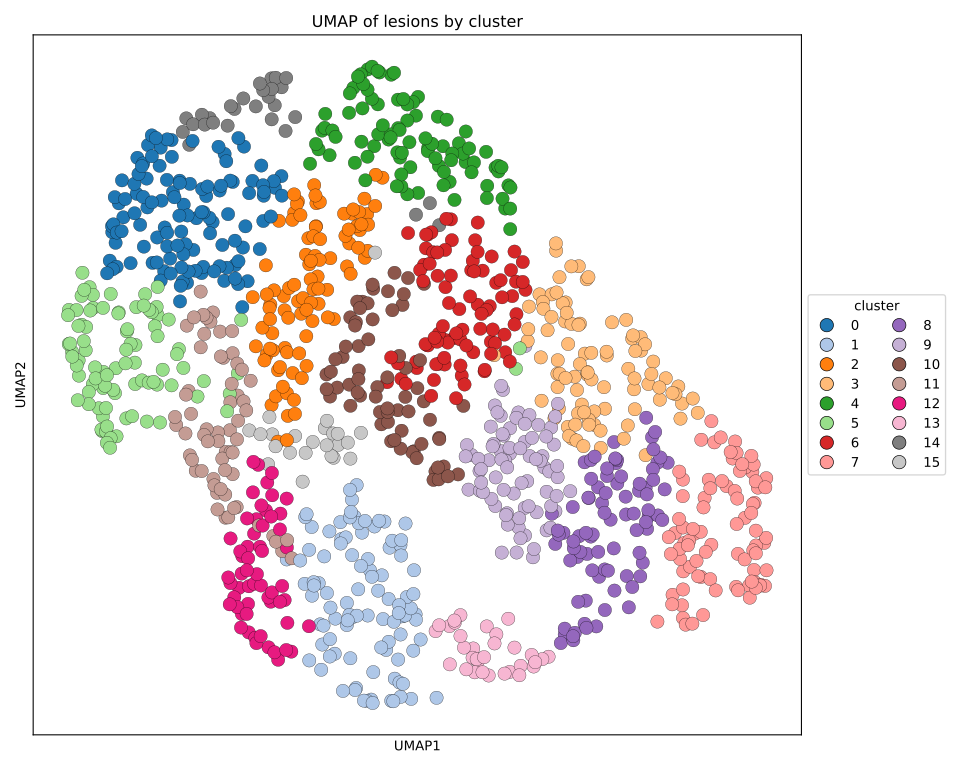

Generate this figure with Python:
from re import L
import polars as pl
import numpy as np
import scanpy.tools as tl
import seaborn as sns
import matplotlib.pyplot as plt

from sklearn.preprocessing import StandardScaler
from anndata import AnnData
from scanpy.preprocessing import neighbors

from helpers.constants import PALETTE_16




CLUSTERING_FEATURES = [
    "TP2_MeanHU",
    "TP2_StandDevHU",
    "TP2_SoftVol",
    "TP2_HardVol",
    "TP2_MeanSUV"
]

def load_and_preprocess_data(data_path: str,
                             cluster_features: list[str]
                             ) -> tuple[pl.DataFrame, np.ndarray]:
    """ load and scale """
    data = pl.read_csv(data_path, infer_schema_length=10000)
    
    # extract features and scale
    X = data[cluster_features]
    transformer = StandardScaler().fit(X)
    X_scaled = transformer.transform(X)
    
    return data, X_scaled


def perform_clustering(X_scaled: np.ndarray) -> AnnData:
    # create AnnData object
    adata = AnnData(X_scaled)
    adata.obs_names = [f"lesion_{i}" for i in range(1, X_scaled.shape[0] + 1)]

    # dimensionality reduction
    tl.pca(adata)
    
    # clustering
    neighbors(adata, metric='cosine', n_pcs=len(CLUSTERING_FEATURES))
    tl.umap(adata)
    tl.leiden(adata, resolution=1)
    
    return adata


def create_merged_df(data: pl.DataFrame,
                     adata: AnnData) -> pl.DataFrame:
    """ create merged dataframe with original data, UMAP coordinates, and clusters """
    # extract umap coords + clusters
    umap_df = pl.DataFrame(adata.obsm['X_umap'])
    umap_df.columns = ['UMAP1', 'UMAP2']
    
    clusters_df = pl.DataFrame(adata.obs[['leiden']])
    clusters_df.columns = ['cluster']
    
    # merge all data
    merged_df = pl.concat([
        data, umap_df, clusters_df],
        how='horizontal'
    )
    
    return merged_df

def plot_umap_by_cluster(merged_df: pl.DataFrame):
    """ plot UMAP visualization colored by cluster """
    plt.figure(figsize=(10, 8))
    
    # numeric cluster labels
    cluster_values = merged_df['cluster'].cast(pl.Int64).to_numpy()
    
    # sort and remove duplicates
    unique_clusters = sorted(set(cluster_values))
    
    # build a mapping from cluster -> color tuple
    color_map = {
        cluster: PALETTE_16[i % len(PALETTE_16)]
        for i, cluster in enumerate(unique_clusters)
    }
    
    # map point's cluster to color
    point_colors = [color_map[c] for c in cluster_values]
    
    # scatter w/ explicit colors
    plt.scatter(
        merged_df['UMAP1'].to_numpy(),
        merged_df['UMAP2'].to_numpy(),
        c=point_colors,
        s=100,
        edgecolor='k',
        linewidth=0.2
    )
    
    legend_elements = [
        plt.Line2D(
            [0], [0],
            marker='o',
            color='w',
            markerfacecolor=color_map[cluster],
            label=str(cluster),
            markersize=10,
            markeredgecolor='k',
            markeredgewidth=0.5
        )
        for cluster in unique_clusters
    ]
    
    plt.legend(
        handles=legend_elements,
        title="cluster",
        loc='center left',
        bbox_to_anchor=(1, 0.5),
        ncol=2
    )
    
    plt.xlabel("UMAP1")
    plt.ylabel("UMAP2")
    plt.title("UMAP of lesions by cluster")
    plt.xticks([])
    plt.yticks([])
    plt.tight_layout()
    
    plt.savefig("manuscript-figures/1/figure_1a.svg", format='svg')
    plt.show()

if __name__ == "__main__":
    data_path = "data/marm_data_wide.csv"
    
    data, X_scaled = load_and_preprocess_data(data_path, CLUSTERING_FEATURES)
    adata = perform_clustering(X_scaled)
    merged_df = create_merged_df(data, adata)
    plot_umap_by_cluster(merged_df)
